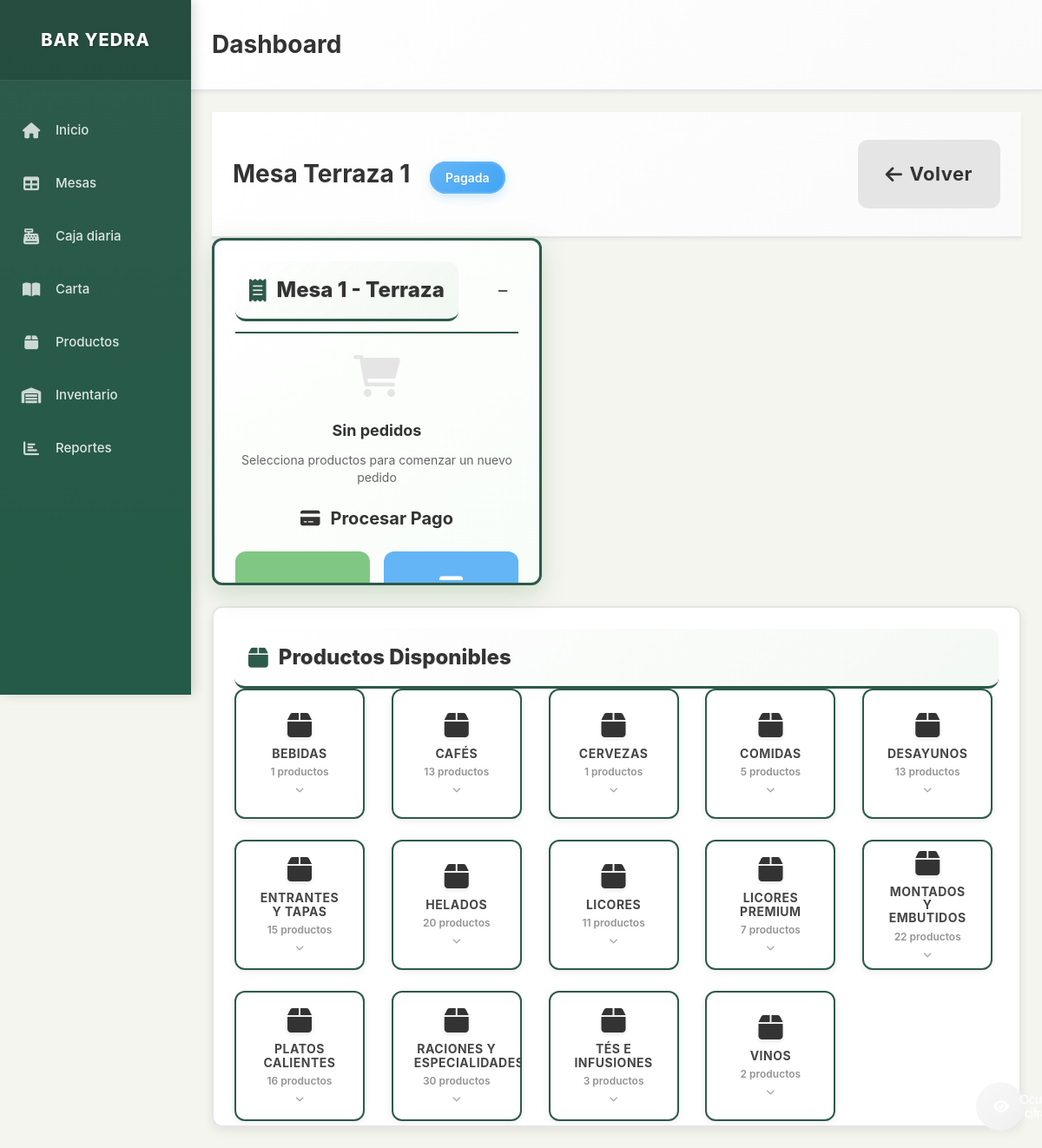
Before: /mesa/1 with the older database file.
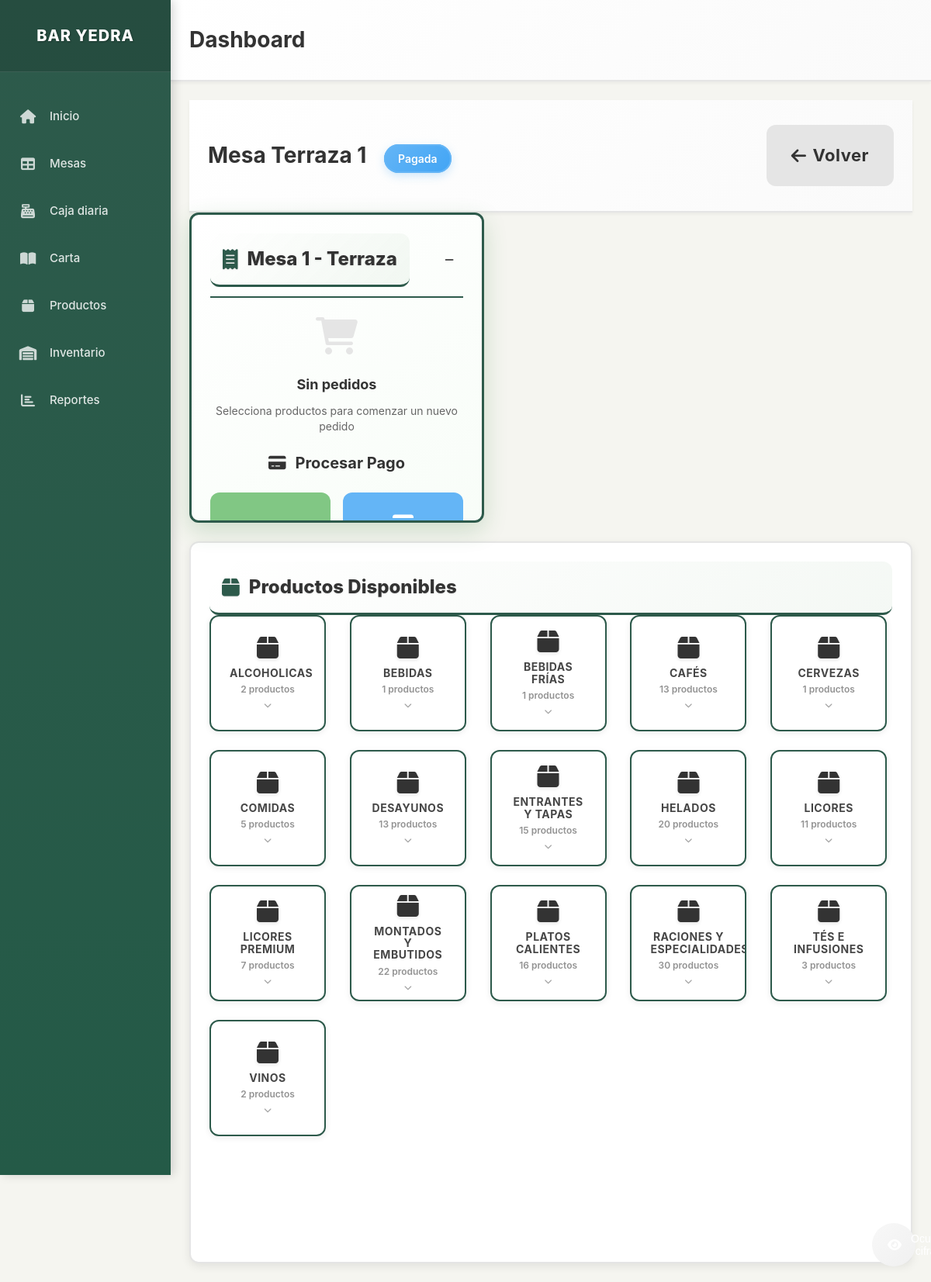
After: the same page with the newer database file.
### models.py (models this page shows, shortened)
class Mesa(db.Model):
    __tablename__ = 'mesa'
    id = db.Column(db.Integer, primary_key=True)
    numero = db.Column(db.Integer, nullable=False)
    zona = db.Column(db.String(50), nullable=False)  # Terraza, Sala, Barra
    estado = db.Column(db.String(20), default='libre')  # libre, ocupada, pagada
    pedidos = db.relationship('Pedido', backref='mesa', lazy=True)

class Producto(db.Model):
    __tablename__ = 'producto'
    id = db.Column(db.Integer, primary_key=True)
    nombre = db.Column(db.String(100), nullable=False)
    precio = db.Column(db.Numeric(10, 2), nullable=False)
    categoria = db.Column(db.String(50), nullable=False, default='General')
    foto_url = db.Column(db.String(255), nullable=True)
    descripcion = db.Column(db.Text, nullable=True)
    activo = db.Column(db.Boolean, default=True)
    orden = db.Column(db.Integer, default=0)  # Para ordenar productos en la interfaz
    stock_actual = db.Column(db.Integer, default=0)  # Cantidad actual en stock
    stock_minimo = db.Column(db.Integer, default=5)  # Alerta cuando llegue a este nivel
    unidad_medida = db.Column(db.String(20), default='unidad')  # unidad, litro, kg, etc.
    fecha_actualizacion = db.Column(db.DateTime, default=datetime.utcnow)

### app.py (the view)
@app.route('/mesa/<int:mesa_id>')
def table_detail(mesa_id):
    mesa = Mesa.query.get_or_404(mesa_id)
    productos = Producto.query.filter_by(activo=True).order_by(Producto.categoria, Producto.orden, Producto.nombre).all()
    productos_por_categoria = {}
    productos_dict = {}
    for producto in productos:
        if producto.categoria not in productos_por_categoria:
            productos_por_categoria[producto.categoria] = []
        productos_por_categoria[producto.categoria].append(producto)
        productos_dict[producto.id] = producto
    pedido_actual = Pedido.query.filter_by(mesa_id=mesa_id, estado='abierto').first()
    return render_template('table_detail.html',
                         mesa=mesa,
                         productos_por_categoria=productos_por_categoria,
                         productos_dict=productos_dict,
                         pedido_actual=pedido_actual)

### templates/table_detail.html (shortened to what this page needs)
{% extends "layout.html" %}
{% block content %}
<div class="content-header">
    <h1 class="page-title">
        Mesa {{ mesa.zona }} {{ mesa.numero }}
        <span class="table-status-badge table-{{ mesa.estado }}">{{ mesa.estado|title }}</span>
    </h1>
    <div class="table-actions">
        <a href="{{ url_for('index') }}" class="btn btn-secondary btn-lg touch-friendly">
            <i class="fas fa-arrow-left"></i> Volver
        </a>
    </div>
</div>
<div class="table-detail-layout">
    <div class="products-panel">
        <h2 class="panel-title">
            <i class="fas fa-box"></i> Productos Disponibles
        </h2>
        <div class="categories-grid">
            {% for categoria, productos in productos_por_categoria.items() %}
            <div class="category-card" data-categoria="{{ categoria }}" onclick="toggleCategory('{{ categoria }}')">
                <div class="category-icon">
                    <i class="fas fa-box"></i>
                </div>
                <div class="category-name">{{ categoria }}</div>
                <div class="category-product-count">{{ productos|length }} productos</div>
                <div class="category-expand-indicator">
                    <i class="fas fa-chevron-down"></i>
                </div>
            </div>
            {% endfor %}
        </div>
    </div>
    <div class="order-panel-fixed">
        <div class="order-header">
            <h2 class="panel-title">
                <i class="fas fa-receipt"></i> Mesa {{ mesa.numero }} - {{ mesa.zona }}
            </h2>
            <div class="order-controls">
                <button class="btn-minimize" onclick="toggleOrderPanel()" title="Minimizar panel">
                    <i class="fas fa-minus"></i>
                </button>
            </div>
        </div>
        {% if pedido_actual and pedido_actual.total > 0 %}
            <div class="current-order">
                <div class="order-items">
                    {% set productos_pedido = pedido_actual.productos|from_json if pedido_actual.productos else {} %}
                    {% for producto_id, cantidad in productos_pedido.items() %}
                        {% set producto = productos_dict[producto_id|int] %}
                        <div class="order-item">
                            <div class="item-details">
                                <div class="item-name">{{ producto.nombre }}</div>
                                <div class="item-price">€{{ "%.2f"|format(producto.precio) }}</div>
                            </div>
                            <div class="item-quantity">
                                <button class="btn-quantity" onclick="updateQuantity({{ mesa.id }}, {{ producto.id }}, {{ cantidad - 1 }})">-</button>
                                <span class="quantity">{{ cantidad }}</span>
                                <button class="btn-quantity" onclick="updateQuantity({{ mesa.id }}, {{ producto.id }}, {{ cantidad + 1 }})">+</button>
                            </div>
                            <div class="item-subtotal">€{{ "%.2f"|format(producto.precio * cantidad) }}</div>
                            <button class="btn-remove" onclick="removeFromOrder({{ mesa.id }}, {{ producto.id }})" title="Eliminar">
                                <i class="fas fa-trash"></i>
                            </button>
                        </div>
                    {% endfor %}
                </div>
                <div class="order-summary">
                    <div class="summary-row total-row">
                        <span class="summary-label">Total:</span>
                        <span class="summary-value">€{{ "%.2f"|format(pedido_actual.total) }}</span>
                    </div>
                    <div class="summary-info">
                        <small>Iniciado: {{ pedido_actual.fecha_creacion.strftime('%H:%M') if pedido_actual.fecha_creacion else 'Ahora' }}</small>
                    </div>
                </div>
                <div class="order-actions">
                    <button class="btn btn-secondary btn-sm full-width" onclick="splitBill({{ mesa.id }})" style="margin-bottom: 10px;">
                        <i class="fas fa-cut"></i> Dividir Cuenta
                    </button>
                    <button class="btn btn-warning btn-lg full-width" onclick="showPaymentOptions({{ mesa.id }})">
                        <i class="fas fa-check"></i> Cerrar Pedido
                    </button>
                </div>
            </div>
        {% else %}
            <div class="empty-order">
                <div class="empty-icon">
                    <i class="fas fa-shopping-cart"></i>
                </div>
                <h3>Sin pedidos</h3>
                <p>Selecciona productos para comenzar un nuevo pedido</p>
            </div>
        {% endif %}
        {% if mesa.estado == 'pagada' %}
            <div class="payment-actions">
                <h3 class="payment-title">
                    <i class="fas fa-credit-card"></i> Procesar Pago
                </h3>
                <div class="payment-methods">
                    <button class="btn btn-success btn-lg payment-method-btn" onclick="payOrder({{ mesa.id }}, 'efectivo')">
                    </button>
                    <button class="btn btn-primary btn-lg payment-method-btn" onclick="payOrder({{ mesa.id }}, 'tarjeta')">
                        <i class="fas fa-credit-card"></i>
                    </button>
                </div>
            </div>
        {% endif %}
    </div>
</div>
{% endblock %}

### templates/layout.html (shortened to what this page needs)
<!DOCTYPE html>
<html lang="es">
<head>
    <link href="https://cdnjs.cloudflare.com/ajax/libs/font-awesome/6.0.0/css/all.min.css" rel="stylesheet">
    <link href="{{ url_for('static', filename='css/style.css') }}" rel="stylesheet">
</head>
<body>
    <div class="app-layout">
        <aside class="sidebar" role="navigation" aria-label="Navegación principal">
            <div class="sidebar-header">
                <a class="sidebar-brand" href="{{ url_for('index') }}" aria-label="Bar Yedra - Ir al inicio">
                    BAR YEDRA
                </a>
            </div>
            <nav id="sidebar-nav" aria-label="Menú principal">
                <ul class="sidebar-nav" role="menubar">
                    <li role="none">
                        <a class="nav-link" href="{{ url_for('index') }}" role="menuitem" aria-label="Ir a inicio y gestión de mesas">
                            <i class="fas fa-home" aria-hidden="true"></i>
                            Inicio
                        </a>
                    </li>
                    <li role="none">
                        <a class="nav-link" href="{{ url_for('index') }}" role="menuitem" aria-label="Gestionar mesas del restaurante">
                            <i class="fas fa-table" aria-hidden="true"></i>
                            Mesas
                        </a>
                    </li>
                    <li role="none">
                        <a class="nav-link" href="{{ url_for('cash_register') }}" role="menuitem" aria-label="Ver caja diaria y ventas">
                            <i class="fas fa-cash-register" aria-hidden="true"></i>
                            Caja diaria
                        </a>
                    </li>
                    <li role="none">
                        <a class="nav-link" href="{{ url_for('carta') }}" role="menuitem" aria-label="Ver carta completa del bar">
                            <i class="fas fa-book-open" aria-hidden="true"></i>
                            Carta
                        </a>
                    </li>
                    <li role="none">
                        <a class="nav-link" href="{{ url_for('products') }}" role="menuitem" aria-label="Gestionar productos del menú">
                            <i class="fas fa-box" aria-hidden="true"></i>
                            Productos
                        </a>
                    </li>
                    <li role="none">
                        <a class="nav-link" href="{{ url_for('inventory') }}" role="menuitem" aria-label="Controlar inventario y stock">
                            <i class="fas fa-warehouse" aria-hidden="true"></i>
                            Inventario
                        </a>
                    </li>
                    <li role="none">
                        <a class="nav-link" href="{{ url_for('reports') }}" role="menuitem" aria-label="Ver reportes de ventas">
                            <i class="fas fa-chart-bar" aria-hidden="true"></i>
                            Reportes
                        </a>
                    </li>
                </ul>
            </nav>
        </aside>
        <main class="main-content">
            <header class="content-header">
                <h1 class="page-title">{% block page_title %}Dashboard{% endblock %}</h1>
                <button class="privacy-toggle" onclick="togglePrivacy()" id="privacy-btn">
                    <i class="fas fa-eye" id="privacy-icon"></i>
                </button>
            </header>
            <div class="content-container">
                {% block content %}{% endblock %}
            </div>
        </main>
    </div>
</body>
</html>

Changed rows visible on the page:
added Producto: categoria "ALCOHOLICAS", productos "2"
added Producto: categoria "BEBIDAS FRÍAS", productos "1"
